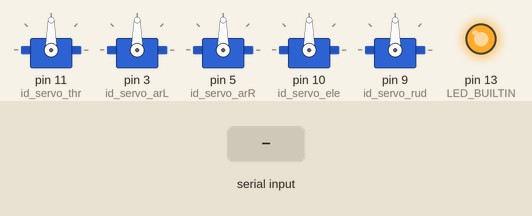
Recording of a sketch running on a simulated Arduino Uno, built with avr-gcc and run on an emulated ATmega328P. Parts: 5 × servo, output pins drawn as LEDs (lit = HIGH). Inputs (shaded band) come from the test bench.

Above: at 2.1 s.
At 9.2 s:
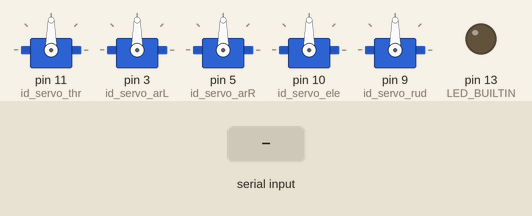
9.3 s: "*" received over Serial
At 10.2 s:
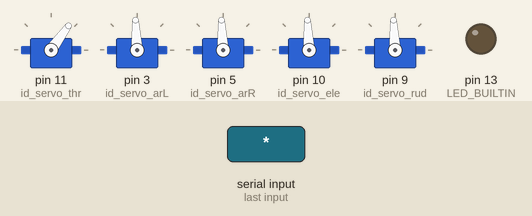
Timing chart, 0 to 12.3 s (numbered marks = the images above; inputs shaded):
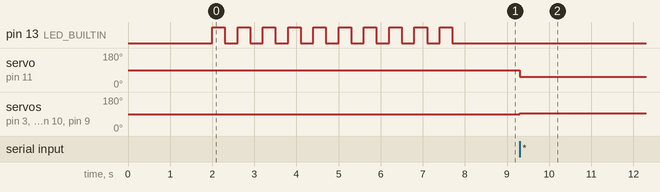

The sketch:

voxl2_pwm-motor-delegate.ino
```cpp
// (licence header left out)
// SIMPLE SUMMARY
// Convert incoming voxl2 serial servo-out-raw commands into pwm
//
// ============================= ON VOXL ===================================================      (wire)     =============================== ON Arduino =========================================
// PX4 mixing module [thr, ele, rud, motor1/2/3/4] --> servo output raw [1,2,..8, we define] --must match--> [voxl2 serial packet, 1,2,..8, we define] --> Nano DIO pin out [11,10..n, we define]

#include <SoftwareSerial.h>

// if OEM servo API can handle the performance use this, though all the settings need
// to commands in degrees between 0-180!
//#include <Servo.h>
// else use the newer servo api that uses a independent hw timer and commands in microseconds.
// reported as higher performance
#include"ServoTimer2.h"


//////////////////////  INCOMING PACKETS /////////////////////////

// What is supported and designed below! VOXL can go upto 12
int CHANNELS = 5;

// Packets come in the form: '*',chan1,chan2,chan3, chan4... basically delimiter is an '*'
// number represents the packet position of this value
ServoTimer2 servo_thr;  // 1
ServoTimer2 servo_ele;  // 2
ServoTimer2 servo_rud;  // 3
ServoTimer2 servo_arL;  // 4
ServoTimer2 servo_arR;  // 5

// Packet default states
// standard setup to every RC radio out there.
int last_servo_thr = 1100;   // OpenTX radios have a better range at 1000, appears some spektrums are 1100
int last_servo_arL = 1500;
int last_servo_arR = 1500;
int last_servo_ele = 1500;
int last_servo_rud = 1500;
int standard_servo = 1500;


//////////////////////  NANO OUTPUTS  /////////////////////////

// DIO pin outs -- See NANO docs for schematic
int id_servo_thr = 11;  // D11
int id_servo_arL = 3;   // D3
int id_servo_arR = 5;   // D5
int id_servo_ele = 10;  // D10
int id_servo_rud = 9;   // D9


///////////////// debugging //////////////////

// visual counter
long ctnn = 0;

// if you want to see what the NANO is doing connect a ftdi RX line to pin 17 and
// you can see what's happening in real time in screen or minicom/cutecom
#ifdef EN_DEBUG
SoftwareSerial DebugSerial(16, 17);// RX (not use), TX
#endif


// output servo PWM state on DIO line.
void set_servo(int chan, int val)
{
#ifdef EN_DEBUG
    DebugSerial.print(chan);
    DebugSerial.print(":");
    DebugSerial.println(val);
#endif

  int acc = 0;
  switch (chan)
  {
    case 0:
      last_servo_thr = val;
      acc = 1;
      break;
    case 1:
      last_servo_arL = val;
      acc = 1;
      break;
    case 2:
      last_servo_arR = val;
      acc = 1;
      break;
    case 3:
      last_servo_ele = val;
      acc = 1;
      break;
    case 4:
      last_servo_rud = val;
      acc = 1;
      break;
    default:
      acc = 0;
  }

  if (acc)
    led_status();


}

// setup outputs
void setup() {

  delay(1000);

#ifdef EN_DEBUG
  DebugSerial.begin(9600);
#endif

  // VOXL2 outputs at this rate, unchangeable
  Serial.begin(230400);

#ifdef EN_DEBUG
    DebugSerial.println("VOXL2 ready");
#endif

  delay(1000);

#ifdef EN_DEBUG
    DebugSerial.println("Arduino Ready");
#endif

  servo_thr.attach(id_servo_thr);
  servo_arL.attach(id_servo_arL);
  servo_arR.attach(id_servo_arR);
  servo_ele.attach(id_servo_ele);
  servo_rud.attach(id_servo_rud);

  set_servo(0, last_servo_thr);
  set_servo(1, standard_servo);
  set_servo(2, standard_servo);
  set_servo(3, standard_servo);
  set_servo(4, standard_servo);

  // tell user visually I'm running
  pinMode(LED_BUILTIN, OUTPUT);
  for (int i=0; i< 10; i++)
  {
      digitalWrite(LED_BUILTIN, HIGH);   // turn the LED on (HIGH is the voltage level)
      delay(300);                        // wait for a second
      digitalWrite(LED_BUILTIN, LOW);    // turn the LED off by making the voltage LOW
      delay(300);
  }
}

// tell user visually I'm getting data from VOXL2
void led_status()
{
  if (ctnn == 25)
  {
    digitalWrite(LED_BUILTIN, LOW);   // turn the LED on (HIGH is the voltage level)
  }
  else if (ctnn == 50)
  {
    digitalWrite(LED_BUILTIN, HIGH);    // turn the LED off by making the voltage LOW
    ctnn = 0;
  }
  ctnn++;
}

void loop() {

  if (Serial.available() > 0) {
       int incomingByte = Serial.read();
       if (incomingByte == '*')
       {
          servo_ele.write(last_servo_ele);
          servo_thr.write(last_servo_thr);
          servo_arL.write(last_servo_arL);
          servo_arR.write(last_servo_arR);
          servo_rud.write(last_servo_rud);

          int getfive = 0;
          while (getfive < CHANNELS)
          {
              if (Serial.available() > 0)
              {
                int val = Serial.read();

#ifdef EN_DEBUG
                DebugSerial.print(getfive);
                DebugSerial.print(":");
                DebugSerial.println(val);
#endif

                  // IF using Servo API
                  //int val_out = map(val, 0, 255, 0, 180);

                  // IF using ServoTimer2 API
                  int val_out = 1000;
                  if (getfive == 0) // Throttle range is always different
                    val_out = map(val, 0, 255, 1100, 1890);
                  else
                    val_out = map(val, 0, 255, 2100, 760);

                  set_servo(getfive, val_out);
                  getfive++;

            }
           }
       }
  }

}
```

Measured:
- after the input at 9.3 s, servo on pin 11 (id_servo_thr): 90° → 54° at once; servo on pin 3 (id_servo_arL), servo on pin 5 (id_servo_arR), servo on pin 10 (id_servo_ele), servo on pin 9 (id_servo_rud): 90° → 93° at once
